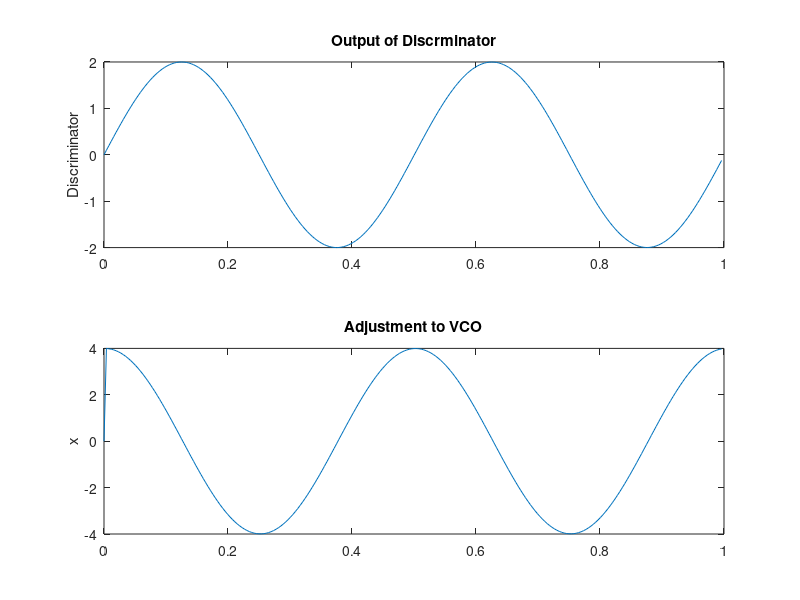
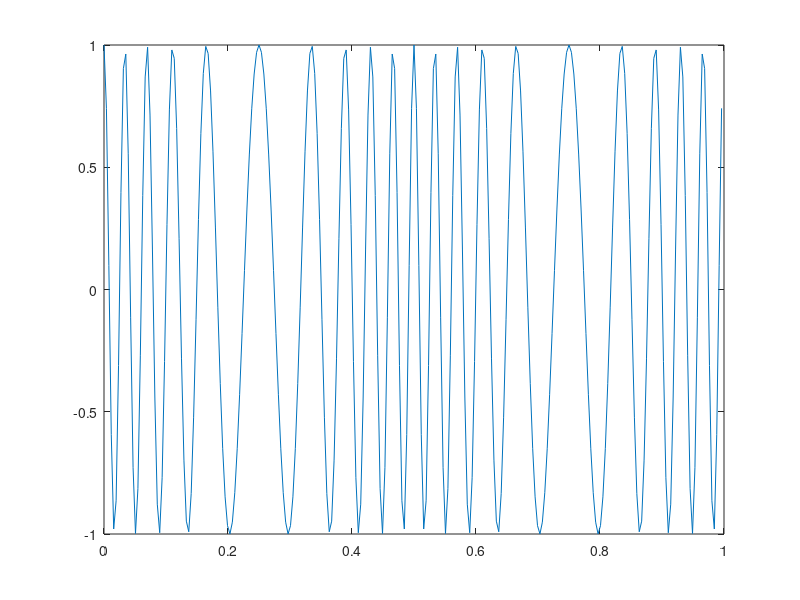

Recreate these plots in MATLAB, in order.
%A frequency-modulated signal can be generated using the following MATLAB code:
clc
clear all
close all
 t = 0:255;
 t = t/256;
 f = 2;
 fc = 20;
beta = 5;
 m = sin(2*pi*f*t);
xc = cos(2*pi*fc*t + beta*m);
figure(6)
plot (t,xc)
figure(4)
%Write some additional MATLAB code to find and plot the spectrum.  Compare the spectral values to those computed using Bessel functions.
%The FM signal can be demodulated using a phase-lock loop.  A phase lock loop uses a phase discriminator to find the difference between the phase of xc and the phase of a voltage controlled oscillator (VCO).  This difference is applied to the control input to the VCO.  The following MATLAB code demodulates the FM.  Put this code into an ?.m? file and execute the m-file.  Describe the plots.
	 t = 0:255;
	t = t/256;
	f = 2;
	fc = 20;
	beta = 2;
	m = sin(2*pi*f*t);
	xc = cos(2*pi*fc*t + beta*m);
	
	fo = zeros(1,256);
	ff = zeros(1,256);
	ff = fc + 4*cos(2*pi*f*t);
	x = zeros(1,256);
	disc = zeros(1,256);
	fo(1) = 20;
	
	for i=1:256
	 disc(i) = 2*pi*fc*t(i) + beta*m(i) - 2*pi*fo(i)*t(i);
	 if (i ~= 1)
	   x(i) = (disc(i) - disc(i-1))*256/(2*pi);
	 else
	   x(i) = disc(i)*256/(2*pi);
	 end;
	 if (i ~= 256)
	   fo(i+1) = fc + 0.001*x(i);
	 end;
	end;
	
	subplot(2,1,1)
	plot(t,disc);
	ylabel('Discriminator');
	title('Output of Discrminator');
	subplot(2,1,2)
	plot(t,x);
	ylabel('x');
	title('Adjustment to VCO');
